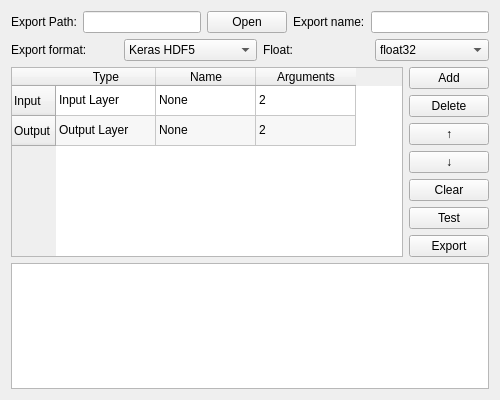
<?xml version="1.0" encoding="UTF-8"?>
<ui version="4.0">
 <class>nndesigner</class>
 <widget class="QWidget" name="nndesigner">
  <property name="geometry">
   <rect>
    <x>0</x>
    <y>0</y>
    <width>500</width>
    <height>400</height>
   </rect>
  </property>
  <property name="mouseTracking">
   <bool>true</bool>
  </property>
  <property name="acceptDrops">
   <bool>true</bool>
  </property>
  <property name="windowTitle">
   <string>Neural Network Designer</string>
  </property>
  <property name="locale">
   <locale language="English" country="UnitedStates"/>
  </property>
  <layout class="QVBoxLayout" name="verticalLayout_2">
   <item>
    <layout class="QHBoxLayout" name="horizontalLayout_2">
     <item>
      <widget class="QLabel" name="label">
       <property name="text">
        <string>Export Path:</string>
       </property>
      </widget>
     </item>
     <item>
      <widget class="QLineEdit" name="lineEdit_export_path"/>
     </item>
     <item>
      <widget class="QPushButton" name="pushButton_browse">
       <property name="text">
        <string>Open</string>
       </property>
      </widget>
     </item>
     <item>
      <widget class="QLabel" name="label_3">
       <property name="text">
        <string>Export name:</string>
       </property>
      </widget>
     </item>
     <item>
      <widget class="QLineEdit" name="lineEdit_export_name"/>
     </item>
    </layout>
   </item>
   <item>
    <layout class="QHBoxLayout" name="horizontalLayout_3">
     <item>
      <widget class="QLabel" name="label_2">
       <property name="text">
        <string>Export format:</string>
       </property>
      </widget>
     </item>
     <item>
      <widget class="QComboBox" name="comboBox_type">
       <item>
        <property name="text">
         <string>Keras HDF5</string>
        </property>
       </item>
       <item>
        <property name="text">
         <string>Keras SavedModel</string>
        </property>
       </item>
       <item>
        <property name="text">
         <string>ONNX</string>
        </property>
       </item>
      </widget>
     </item>
     <item>
      <widget class="QLabel" name="label_4">
       <property name="text">
        <string>Float:</string>
       </property>
      </widget>
     </item>
     <item>
      <widget class="QComboBox" name="comboBox_dtype">
       <item>
        <property name="text">
         <string>float32</string>
        </property>
       </item>
       <item>
        <property name="text">
         <string>float16</string>
        </property>
       </item>
       <item>
        <property name="text">
         <string>float64</string>
        </property>
       </item>
       <item>
        <property name="text">
         <string>mixed_float16</string>
        </property>
       </item>
       <item>
        <property name="text">
         <string>mixed_bfloat16</string>
        </property>
       </item>
      </widget>
     </item>
    </layout>
   </item>
   <item>
    <layout class="QHBoxLayout" name="horizontalLayout_4">
     <item>
      <widget class="QTableWidget" name="tableWidget">
       <property name="mouseTracking">
        <bool>false</bool>
       </property>
       <property name="acceptDrops">
        <bool>false</bool>
       </property>
       <property name="autoFillBackground">
        <bool>true</bool>
       </property>
       <property name="sizeAdjustPolicy">
        <enum>QAbstractScrollArea::AdjustIgnored</enum>
       </property>
       <property name="showDropIndicator" stdset="0">
        <bool>false</bool>
       </property>
       <property name="dragEnabled">
        <bool>false</bool>
       </property>
       <property name="dragDropOverwriteMode">
        <bool>false</bool>
       </property>
       <property name="dragDropMode">
        <enum>QAbstractItemView::NoDragDrop</enum>
       </property>
       <property name="defaultDropAction">
        <enum>Qt::IgnoreAction</enum>
       </property>
       <property name="alternatingRowColors">
        <bool>true</bool>
       </property>
       <property name="selectionBehavior">
        <enum>QAbstractItemView::SelectRows</enum>
       </property>
       <property name="verticalScrollMode">
        <enum>QAbstractItemView::ScrollPerPixel</enum>
       </property>
       <property name="horizontalScrollMode">
        <enum>QAbstractItemView::ScrollPerPixel</enum>
       </property>
       <property name="showGrid">
        <bool>true</bool>
       </property>
       <property name="sortingEnabled">
        <bool>false</bool>
       </property>
       <attribute name="horizontalHeaderCascadingSectionResizes">
        <bool>false</bool>
       </attribute>
       <attribute name="horizontalHeaderShowSortIndicator" stdset="0">
        <bool>false</bool>
       </attribute>
       <row>
        <property name="text">
         <string>Input</string>
        </property>
       </row>
       <row>
        <property name="text">
         <string>Output</string>
        </property>
       </row>
       <column>
        <property name="text">
         <string>Type</string>
        </property>
       </column>
       <column>
        <property name="text">
         <string>Name</string>
        </property>
       </column>
       <column>
        <property name="text">
         <string>Arguments</string>
        </property>
       </column>
       <item row="0" column="0">
        <property name="text">
         <string>Input Layer</string>
        </property>
        <property name="flags">
         <set>ItemIsSelectable|ItemIsDragEnabled|ItemIsDropEnabled|ItemIsUserCheckable|ItemIsEnabled</set>
        </property>
       </item>
       <item row="0" column="1">
        <property name="text">
         <string>None</string>
        </property>
        <property name="flags">
         <set>ItemIsSelectable|ItemIsDragEnabled|ItemIsDropEnabled|ItemIsUserCheckable|ItemIsEnabled</set>
        </property>
       </item>
       <item row="0" column="2">
        <property name="text">
         <string>2</string>
        </property>
       </item>
       <item row="1" column="0">
        <property name="text">
         <string>Output Layer</string>
        </property>
        <property name="flags">
         <set>ItemIsSelectable|ItemIsDragEnabled|ItemIsDropEnabled|ItemIsUserCheckable|ItemIsEnabled</set>
        </property>
       </item>
       <item row="1" column="1">
        <property name="text">
         <string>None</string>
        </property>
        <property name="flags">
         <set>ItemIsSelectable|ItemIsDragEnabled|ItemIsDropEnabled|ItemIsUserCheckable|ItemIsEnabled</set>
        </property>
       </item>
       <item row="1" column="2">
        <property name="text">
         <string>2</string>
        </property>
       </item>
      </widget>
     </item>
     <item>
      <layout class="QHBoxLayout" name="horizontalLayout">
       <item>
        <layout class="QVBoxLayout" name="verticalLayout">
         <item>
          <widget class="QPushButton" name="pushButton_add">
           <property name="text">
            <string>Add</string>
           </property>
          </widget>
         </item>
         <item>
          <widget class="QPushButton" name="pushButton_delete">
           <property name="text">
            <string>Delete</string>
           </property>
          </widget>
         </item>
         <item>
          <widget class="QPushButton" name="pushButton_up">
           <property name="text">
            <string>↑</string>
           </property>
          </widget>
         </item>
         <item>
          <widget class="QPushButton" name="pushButton_down">
           <property name="text">
            <string>↓</string>
           </property>
          </widget>
         </item>
         <item>
          <widget class="QPushButton" name="pushButton_clear">
           <property name="text">
            <string>Clear</string>
           </property>
          </widget>
         </item>
         <item>
          <widget class="QPushButton" name="pushButton_test">
           <property name="text">
            <string>Test</string>
           </property>
          </widget>
         </item>
         <item>
          <widget class="QPushButton" name="pushButton_export">
           <property name="text">
            <string>Export</string>
           </property>
          </widget>
         </item>
        </layout>
       </item>
      </layout>
     </item>
    </layout>
   </item>
   <item>
    <widget class="QTextBrowser" name="textBrowser">
     <property name="font">
      <font>
       <family>Consolas</family>
      </font>
     </property>
     <property name="acceptDrops">
      <bool>false</bool>
     </property>
    </widget>
   </item>
  </layout>
 </widget>
 <resources/>
 <connections/>
</ui>
